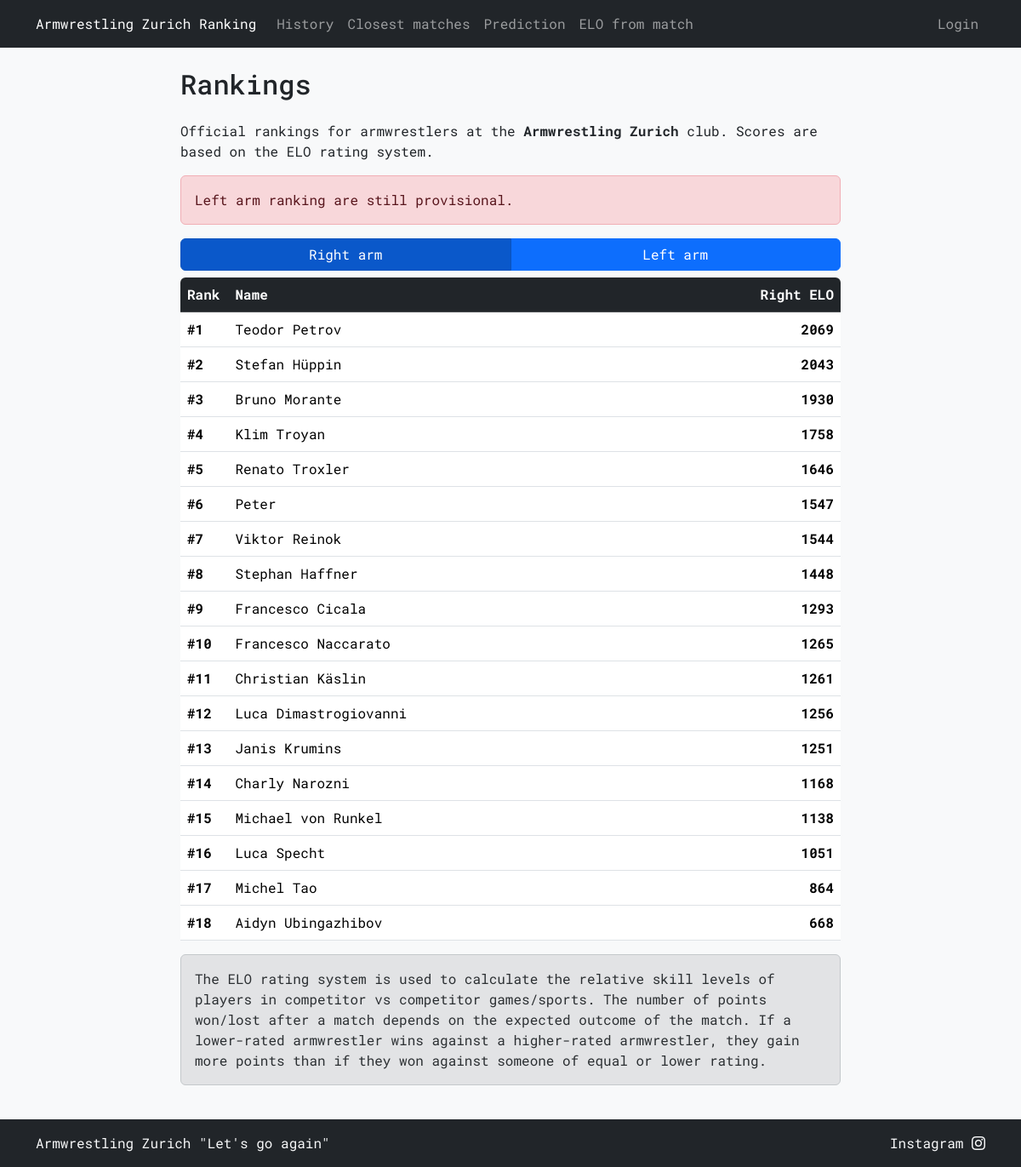
The page / on the database its author committed.
### tables this page shows
CREATE TABLE armwrestlers (
    name TEXT PRIMARY KEY,
    right_elo INTEGER NOT NULL,
    left_elo INTEGER NOT NULL
);

### armelo_app.py (the view)
@app.route("/")
@app.route("/<any(right, left):arm>")
def ranking(arm='right'):
    order_by = 'right_elo' if arm == 'right' else 'left_elo'
    armwrestlers = db_execute('SELECT DENSE_RANK() OVER (ORDER BY {0} DESC) AS rank, name, {0} FROM armwrestlers'.format(order_by))
    username = session.get('username')
    return render_template('ranking.html', armwrestlers=armwrestlers, username=username, arm=arm)

### armelo_app.py (called while the page is built)
def get_db():
    db = getattr(g, '_database', None)
    if db is None:
        db = g._database = sqlite3.connect(DATABASE)
    return db

def db_execute(query, *args):
    db = get_db()
    cur = db.cursor()
    cur.execute(query, args)
    if query.strip().upper().startswith(("SELECT", "WITH")):
        rv = cur.fetchall()
        cur.close()
        return rv
    else:
        db.commit()
        cur.close()

@app.context_processor
def inject_user():
    username = session.get('username')
    return dict(username=username)

### templates/ranking.html (shortened to what this page needs)
{% extends "layout.html" %}
{% block content %}
<h2 class="mb-4">Rankings</h2>
<p>Official rankings for armwrestlers at the <strong>Armwrestling Zurich</strong> club. Scores are based on the ELO rating system.</p>
<div class="alert alert-danger" role="alert">
    Left arm ranking are still provisional.
</div>
<div class="btn-group btn-group-toggle mb-2 w-100" data-toggle="buttons">
    <a href="{{ url_for('ranking', arm='right') }}"
       class="btn btn-primary w-50 {{ 'active' if arm == 'right' else '' }}" role="button" aria-pressed="{{ 'true' if arm == 'right' else 'false' }}">Right arm</a>
    <a href="{{ url_for('ranking', arm='left') }}"
       class="btn btn-primary w-50 {{ 'active' if arm == 'left' else '' }}" role="button" aria-pressed="{{ 'true' if arm == 'left' else 'false' }}">Left arm</a>
</div>
<div class="table-responsive rounded">
    <table class="table">
        <thead class="table-dark">
            <tr>
                <th style="width: 5%;">Rank</th>
                <th style="width: 75%;">Name</th>
                <th class="text-end text-nowrap" style="width: 10%;">{{ "Right ELO" if arm == 'right' else "Left ELO" }}</th>
            </tr>
        </thead>
        <tbody>
            {% for armwrestler in armwrestlers %}
            <tr>
                <td style="width: 5%;"><strong>#{{ armwrestler[0] }}</strong></td>
                <td style="width: 75%;">{{ armwrestler[1] }}</td>
                <td style="width: 10%;" class="text-end"><strong>{{ armwrestler[2] }}</strong></td>
            </tr>
            {% endfor %}
        </tbody>
    </table>
</div>
<div class="alert alert-secondary" role="alert">
    The ELO rating system is used to calculate the relative skill levels of players in competitor vs competitor games/sports.
    The number of points won/lost after a match depends on the expected outcome of the match.
    If a lower-rated armwrestler wins against a higher-rated armwrestler, they gain more points than if they won against someone of equal or lower rating.
</div>
{% endblock %}

### templates/layout.html (shortened to what this page needs)
<!doctype html>
<html lang="en">
    <head>
        <link href="https://cdn.jsdelivr.net/npm/bootstrap@5.3.3/dist/css/bootstrap.min.css" rel="stylesheet">
        <link href="https://cdn.jsdelivr.net/npm/bootstrap-icons@1.11.3/font/bootstrap-icons.css" rel="stylesheet">
        <link href="/static/styles.css" rel="stylesheet">
    </head>
    <body class="bg-light">
        {% if username %}
        <nav class="navbar navbar-expand-xxl navbar-dark bg-dark">
        {% else %}
        <nav class="navbar navbar-expand-lg navbar-dark bg-dark">
        {% endif %}
            <div class="container">
                <a class="navbar-brand fs-6" href="{{ url_for('ranking') }}">Armwrestling Zurich Ranking</a>
                <div class="collapse navbar-collapse" id="navbarNavAltMarkup">
                    <div class="navbar-nav">
                            <a class="nav-link text-nowrap" href="{{ url_for('history') }}">History</a>
                            <a class="nav-link text-nowrap" href="{{ url_for('closest_matches') }}">Closest matches</a>
                            <a class="nav-link text-nowrap" href="{{ url_for('prediction') }}">Prediction</a>
                            <a class="nav-link text-nowrap" href="{{ url_for('elo_from_match') }}">ELO from match</a>
                    </div>
                    <div class="navbar-nav ms-auto">
                        {% if username %}
                            <a class="nav-link disabled text-nowrap">{{ username }}</a>
                            <a class="nav-link text-nowrap" href="{{ url_for('logout') }}">Logout</a>
                        {% else %}
                            <a class="nav-link text-nowrap" href="{{ url_for('login') }}">Login</a>
                        {% endif %}
                    </div>
                </div>
            </div>
        </nav>
        <div class="container my-4 col-lg-8">
            <div class="row justify-content-center">
                <div style="max-width: 1200px;">
                    {% block content %}{% endblock %}
                </div>
            </div>
        </div>
        <footer class="footer mt-auto py-3 bg-dark">
            <div class="container text-light">
                <div class="d-flex flex-column flex-md-row justify-content-between">
                    <div class="mb-2 mb-md-0">Armwrestling Zurich "Let's go again"</div>
                    <a href="https://www.instagram.com/armwrestlingzurich" target="_blank" class="mb-1 mb-md-0 text-decoration-none text-light">
                        Instagram <i class="bi bi-instagram"></i>
                    </a>
                </div>
            </div>
        </footer>
    </body>
</html>

### static/styles.css (style rules this page uses)
* { font-family: 'Roboto Mono', monospace; }
html, body { height: 100%; scrollbar-width: none; -ms-overflow-style: none; }
body { display: flex; flex-direction: column; }

### rows shown on the page
armwrestlers: armwrestler "1", name "Teodor Petrov", right_elo "2069"
armwrestlers: armwrestler "2", name "Stefan Hüppin", right_elo "2043"
armwrestlers: armwrestler "3", name "Bruno Morante", right_elo "1930"
armwrestlers: armwrestler "4", name "Klim Troyan", right_elo "1758"
armwrestlers: armwrestler "5", name "Renato Troxler", right_elo "1646"
armwrestlers: armwrestler "6", name "Peter", right_elo "1547"
armwrestlers: armwrestler "7", name "Viktor Reinok", right_elo "1544"
armwrestlers: armwrestler "8", name "Stephan Haffner", right_elo "1448"
armwrestlers: armwrestler "9", name "Francesco Cicala", right_elo "1293"
armwrestlers: armwrestler "10", name "Francesco Naccarato", right_elo "1265"
armwrestlers: armwrestler "11", name "Christian Käslin", right_elo "1261"
armwrestlers: armwrestler "12", name "Luca Dimastrogiovanni", right_elo "1256"
armwrestlers: armwrestler "13", name "Janis Krumins", right_elo "1251"
armwrestlers: armwrestler "14", name "Charly Narozni", right_elo "1168"
armwrestlers: armwrestler "15", name "Michael von Runkel", right_elo "1138"
armwrestlers: armwrestler "16", name "Luca Specht", right_elo "1051"
armwrestlers: armwrestler "17", name "Michel Tao", right_elo "864"
armwrestlers: armwrestler "18", name "Aidyn Ubingazhibov", right_elo "668"

### other values the page prints
{{ "Right ELO" if arm == 'right' else "Left ELO" }} "Right ELO"
